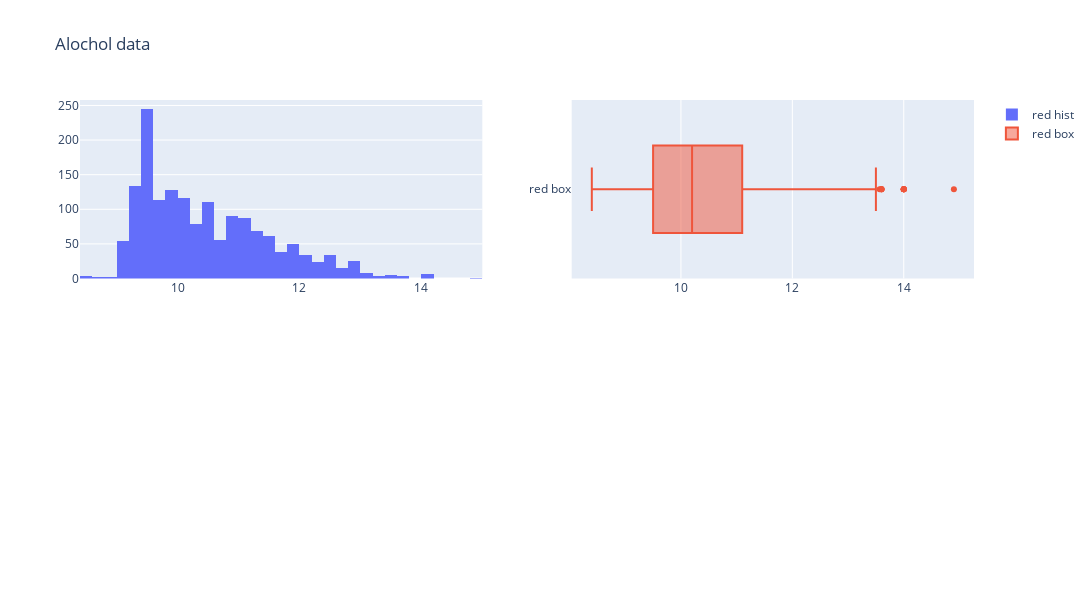

Notebook code cell kept with this figure:
### Markdown cell above
---
Attribute: Alcohol

### Code cell
#Alcohol stuff
from plotly.subplots import make_subplots

fig = make_subplots(rows=2,cols=2)

#histogram for red
fig.append_trace(go.Histogram(
    x=red_wine_data["alcohol"],
    name="red hist"), row=1,col=1)

#boxplot for red
fig.append_trace(go.Box(
    x=red_wine_data["alcohol"],
    name="red box"
),row=1,col=2)

#histogram for white
fig.update_layout(height=600, width=1200, title_text="Alochol data")
fig.show()

### Figure 1 — Plotly figure (JSON) as saved in the notebook; plotly's stock layout.template omitted (floating-point values rounded to 4 significant figures; data arrays with more than 128 entries replaced by an {"elided": "..."} marker saying what was removed)
{"data": [{"name": "red hist", "type": "histogram", "x": {"elided": "1599 float values"}, "xaxis": "x", "yaxis": "y"}, {"name": "red box", "type": "box", "x": {"elided": "1599 float values"}, "xaxis": "x2", "yaxis": "y2"}], "layout": {"height": 600, "title": {"text": "Alochol data"}, "width": 1200, "xaxis": {"anchor": "y", "domain": [0, 0.45]}, "xaxis2": {"anchor": "y2", "domain": [0.55, 1]}, "xaxis3": {"anchor": "y3", "domain": [0, 0.45]}, "xaxis4": {"anchor": "y4", "domain": [0.55, 1]}, "yaxis": {"anchor": "x", "domain": [0.575, 1]}, "yaxis2": {"anchor": "x2", "domain": [0.575, 1]}, "yaxis3": {"anchor": "x3", "domain": [0, 0.425]}, "yaxis4": {"anchor": "x4", "domain": [0, 0.425]}}}
